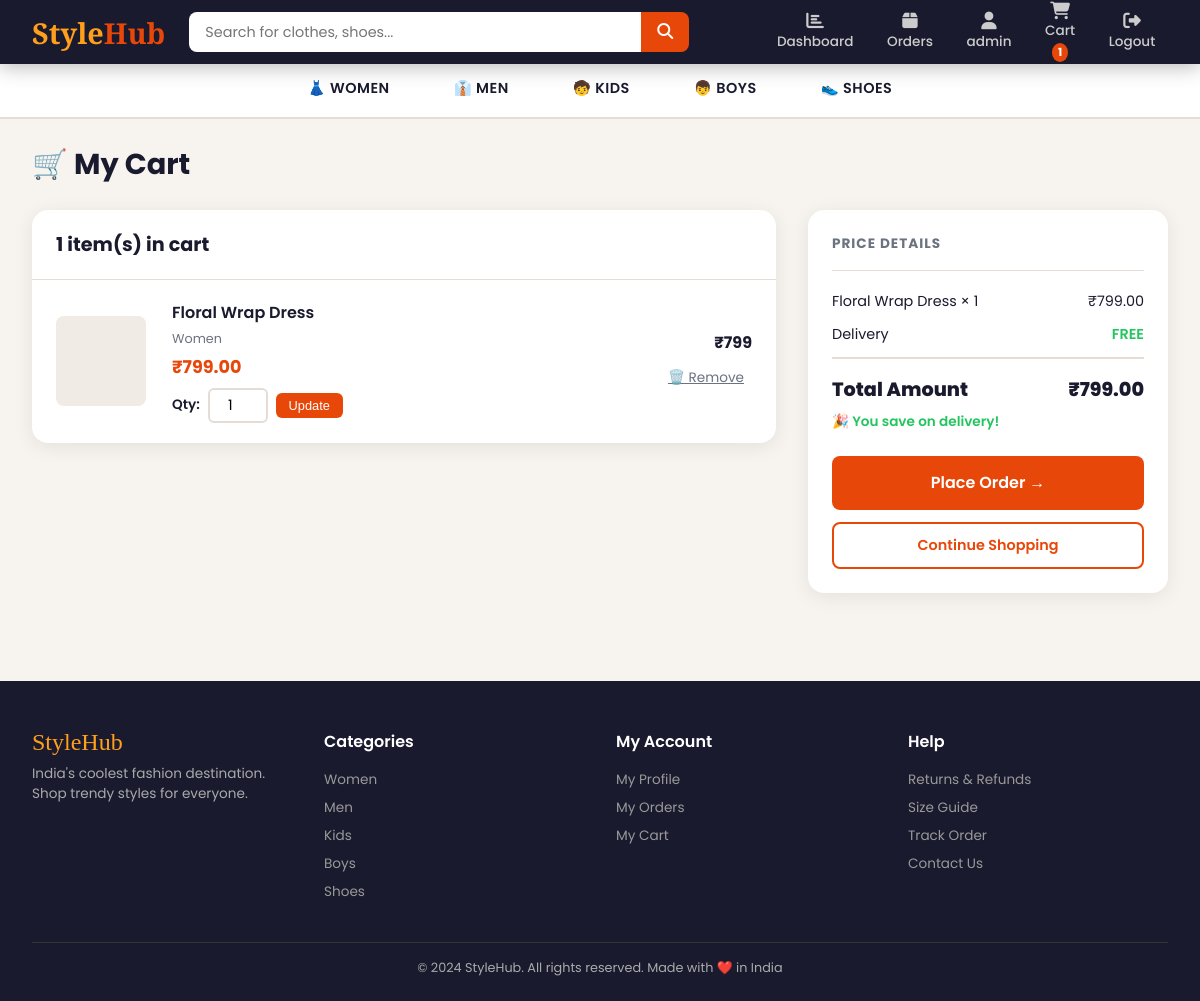
The page /cart/ (signed in) on the database its author committed.
### users/models.py (models this page shows, shortened)
class CustomUser(AbstractUser):
    ROLE_CHOICES = (('admin', 'Admin'), ('staff', 'Staff'), ('user', 'User'))
    role = models.CharField(max_length=10, choices=ROLE_CHOICES, default='user')
    phone = models.CharField(max_length=15, blank=True)
    address = models.TextField(blank=True)

### store/models.py (models this page shows, shortened)
class Cart(models.Model):
    user = models.ForeignKey(settings.AUTH_USER_MODEL, on_delete=models.CASCADE)
    product = models.ForeignKey(Product, on_delete=models.CASCADE)
    quantity = models.IntegerField(default=1)
    class Meta:
        unique_together = ('user', 'product')

class Product(models.Model):
    name = models.CharField(max_length=200)
    category = models.CharField(max_length=20, choices=CATEGORY_CHOICES)
    price = models.DecimalField(max_digits=10, decimal_places=2)
    original_price = models.DecimalField(max_digits=10, decimal_places=2, null=True, blank=True)
    description = models.TextField(blank=True)
    image_url = models.URLField(blank=True)
    stock = models.IntegerField(default=10)
    rating = models.DecimalField(max_digits=3, decimal_places=1, default=4.0)
    reviews_count = models.IntegerField(default=0)
    is_active = models.BooleanField(default=True)
    created_at = models.DateTimeField(auto_now_add=True)

### store/views.py (the view)
# urls.py: path('cart/', views.cart_view, name='cart'),
@login_required
def cart_view(request):
    cart_items = Cart.objects.filter(user=request.user).select_related('product')
    total = sum(item.product.price * item.quantity for item in cart_items)
    return render(request, 'store/cart.html', {'cart_items': cart_items, 'total': total})

### store/context_processors.py (called while the page is built)
def cart_count(request):
    if request.user.is_authenticated:
        count = Cart.objects.filter(user=request.user).count()
        return {'cart_count': count}
    return {'cart_count': 0}

### templates/store/cart.html (shortened to what this page needs)
{% extends 'base.html' %}
{% block content %}
<h1 style="font-size:1.8rem;font-weight:700;margin-bottom:1.5rem">🛒 My Cart</h1>
{% if cart_items %}
<div class="cart-layout">
    <div>
        <div class="cart-box">
            <div class="cart-header">{{ cart_items|length }} item(s) in cart</div>
            {% for item in cart_items %}
            <div class="cart-item">
                <div class="cart-item-img">
                </div>
                <div>
                    <div class="item-name">{{ item.product.name }}</div>
                    <div style="color:var(--gray);font-size:0.8rem;margin-bottom:0.4rem">{{ item.product.category|title }}</div>
                    <div class="item-price">₹{{ item.product.price }}</div>
                    <form method="post" action="/cart/update/{{ item.product.id }}/" class="qty-form">
                        <span style="font-size:0.85rem;font-weight:600">Qty:</span>
                        <input type="number" name="quantity" value="{{ item.quantity }}" min="0" max="10" class="qty-input">
                        <button type="submit">Update</button>
                    </form>
                </div>
                <div style="display:flex;flex-direction:column;align-items:flex-end;gap:0.5rem">
                    <div style="font-weight:700;font-size:1rem">₹{{ item.product.price|floatformat:0 }}</div>
                    <a href="/cart/remove/{{ item.product.id }}/" class="remove-btn">🗑️ Remove</a>
                </div>
            </div>
            {% endfor %}
        </div>
    </div>
    <div class="summary-box">
        <div class="summary-title">Price Details</div>
        {% for item in cart_items %}
        <div class="summary-row">
            <span>{{ item.product.name|truncatechars:20 }} × {{ item.quantity }}</span>
            <span>₹{{ item.product.price }}</span>
        </div>
        {% endfor %}
        <div class="summary-row">
            <span>Delivery</span>
            <span style="color:var(--success);font-weight:600">FREE</span>
        </div>
        <div class="summary-total">
            <span>Total Amount</span>
            <span>₹{{ total }}</span>
        </div>
        <p class="savings">🎉 You save on delivery!</p>
        <a href="/checkout/" class="btn btn-primary" style="width:100%;text-align:center;margin-top:1rem;font-size:1rem;padding:0.9rem">Place Order →</a>
        <a href="/" class="btn btn-outline" style="width:100%;text-align:center;margin-top:0.75rem;font-size:0.9rem">Continue Shopping</a>
    </div>
</div>
{% endif %}
{% endblock %}

### templates/base.html (shortened to what this page needs)
<!DOCTYPE html>
<html lang="en">
<head>
    <link rel="stylesheet" href="https://cdnjs.cloudflare.com/ajax/libs/font-awesome/6.4.0/css/all.min.css">
</head>
<body>
<nav class="navbar">
    <div class="nav-inner">
        <a href="/" class="nav-logo">Style<span>Hub</span></a>
        <form class="nav-search" action="/search/" method="get">
            <input type="text" name="q" placeholder="Search for clothes, shoes..." value="{{ request.GET.q }}">
            <button type="submit"><i class="fas fa-search"></i></button>
        </form>
        <div class="nav-links">
            {% if user.is_authenticated %}
                {% if user.role in 'admin,staff' %}
                    <a href="/users/dashboard/"><i class="fas fa-chart-bar"></i>Dashboard</a>
                {% endif %}
                <a href="/orders/"><i class="fas fa-box"></i>Orders</a>
                <a href="/users/profile/"><i class="fas fa-user"></i>{{ user.username }}</a>
                <a href="/cart/" class="nav-cart"><i class="fas fa-shopping-cart"></i>Cart <span class="cart-badge">{{ cart_count }}</span></a>
                <a href="/users/logout/"><i class="fas fa-sign-out-alt"></i>Logout</a>
            {% else %}
                <a href="/users/login/"><i class="fas fa-sign-in-alt"></i>Login</a>
                <a href="/users/signup/"><i class="fas fa-user-plus"></i>Signup</a>
            {% endif %}
        </div>
    </div>
</nav>
<div class="cat-bar">
    <a href="/category/women/" {% if request.path == '/category/women/' %}class="active"{% endif %}>👗 Women</a>
    <a href="/category/men/" {% if request.path == '/category/men/' %}class="active"{% endif %}>👔 Men</a>
    <a href="/category/kids/" {% if request.path == '/category/kids/' %}class="active"{% endif %}>🧒 Kids</a>
    <a href="/category/boys/" {% if request.path == '/category/boys/' %}class="active"{% endif %}>👦 Boys</a>
    <a href="/category/shoes/" {% if request.path == '/category/shoes/' %}class="active"{% endif %}>👟 Shoes</a>
</div>
<div class="main-content">
    {% block content %}{% endblock %}
</div>
<footer>
    <div class="footer-inner">
        <div class="footer-grid">
            <div>
                <div class="footer-logo">StyleHub</div>
                <p style="font-size:0.85rem;">India's coolest fashion destination. Shop trendy styles for everyone.</p>
            </div>
            <div>
                <h4>Categories</h4>
                <a href="/category/women/">Women</a>
                <a href="/category/men/">Men</a>
                <a href="/category/kids/">Kids</a>
                <a href="/category/boys/">Boys</a>
                <a href="/category/shoes/">Shoes</a>
            </div>
            <div>
                <h4>My Account</h4>
                <a href="/users/profile/">My Profile</a>
                <a href="/orders/">My Orders</a>
                <a href="/cart/">My Cart</a>
            </div>
            <div>
                <h4>Help</h4>
                <a href="#">Returns & Refunds</a>
                <a href="#">Size Guide</a>
                <a href="#">Track Order</a>
                <a href="#">Contact Us</a>
            </div>
        </div>
        <div class="footer-bottom">
            <p>© 2024 StyleHub. All rights reserved. Made with ❤️ in India</p>
        </div>
    </div>
</footer>
</body>
</html>

### templates/base.html (style rules this page uses)
:root { --primary: #e8470a; --primary-dark: #c73d08; --accent: #ff9f1c; --bg: #f7f3ef; --white: #ffffff; --dark: #1a1a2e; --gray: #6b7280; --light-gray: #f0ebe4; --border: #e5ddd5; --success: #22c55e; --shadow: 0 4px 20px rgba(0,0,0,0.08); }
* { margin: 0; padding: 0; box-sizing: border-box; }
body { font-family: 'Poppins', sans-serif; background: var(--bg); color: var(--dark); }
.navbar { background: var(--dark); padding: 0 2rem; position: sticky; top: 0; z-index: 1000; box-shadow: 0 2px 20px rgba(0,0,0,0.3); }
.nav-inner { display: flex; align-items: center; gap: 1.5rem; height: 64px; max-width: 1400px; margin: 0 auto; }
.nav-logo { font-family: 'Playfair Display', serif; font-size: 1.8rem; color: var(--accent); font-weight: 700; text-decoration: none; white-space: nowrap; }
.nav-logo span { color: var(--primary); }
.nav-search { flex: 1; display: flex; max-width: 500px; }
.nav-search input { flex: 1; padding: 0.6rem 1rem; border: none; border-radius: 8px 0 0 8px; font-family: 'Poppins', sans-serif; font-size: 0.9rem; outline: none; }
.nav-search button { background: var(--primary); color: white; border: none; padding: 0.6rem 1rem; border-radius: 0 8px 8px 0; cursor: pointer; font-size: 1rem; }
.nav-links { display: flex; align-items: center; gap: 0.5rem; margin-left: auto; }
.nav-links a, .nav-links button { color: #ccc; text-decoration: none; font-size: 0.85rem; font-weight: 500; padding: 0.5rem 0.8rem; border-radius: 8px; border: none; background: none; cursor: pointer; display: flex; flex-direction: column; align-items: center; gap: 2px; transition: color 0.2s, background 0.2s; }
.nav-links a i, .nav-links button i { font-size: 1.1rem; }
.cart-badge { background: var(--primary); color: white; border-radius: 50%; padding: 1px 6px; font-size: 0.7rem; font-weight: 700; }
.nav-cart { position: relative; }
.cat-bar { background: white; border-bottom: 2px solid var(--border); display: flex; justify-content: center; gap: 0; overflow-x: auto; }
.cat-bar a { padding: 0.9rem 2rem; text-decoration: none; color: var(--dark); font-weight: 600; font-size: 0.9rem; text-transform: uppercase; letter-spacing: 0.5px; border-bottom: 3px solid transparent; transition: all 0.2s; white-space: nowrap; }
.main-content { max-width: 1400px; margin: 0 auto; padding: 1.5rem 2rem; }
footer { background: var(--dark); color: #aaa; margin-top: 4rem; padding: 3rem 2rem 1.5rem; }
.footer-inner { max-width: 1400px; margin: 0 auto; }
.footer-grid { display: grid; grid-template-columns: repeat(auto-fit, minmax(200px, 1fr)); gap: 2rem; margin-bottom: 2rem; }
footer h4 { color: white; margin-bottom: 1rem; font-weight: 600; }
footer a { color: #999; text-decoration: none; font-size: 0.85rem; display: block; margin-bottom: 0.5rem; }
.footer-bottom { border-top: 1px solid #333; padding-top: 1rem; text-align: center; font-size: 0.8rem; }
.footer-logo { font-family: 'Playfair Display', serif; font-size: 1.5rem; color: var(--accent); margin-bottom: 0.5rem; }
.btn { padding: 0.7rem 1.5rem; border-radius: 8px; border: none; cursor: pointer; font-family: 'Poppins', sans-serif; font-weight: 600; font-size: 0.9rem; transition: all 0.2s; text-decoration: none; display: inline-block; }
.btn-primary { background: var(--primary); color: white; }
.btn-outline { background: transparent; color: var(--primary); border: 2px solid var(--primary); }

### rows shown on the page
CustomUser: username "admin"
Cart: product.name "Floral Wrap Dress", product.category "Women", product.price "799.00", quantity "1", product.price "799"

### other values the page prints
{{ cart_count }} "1"
{{ cart_items|length }} "1"
{{ total }} "799.00"
